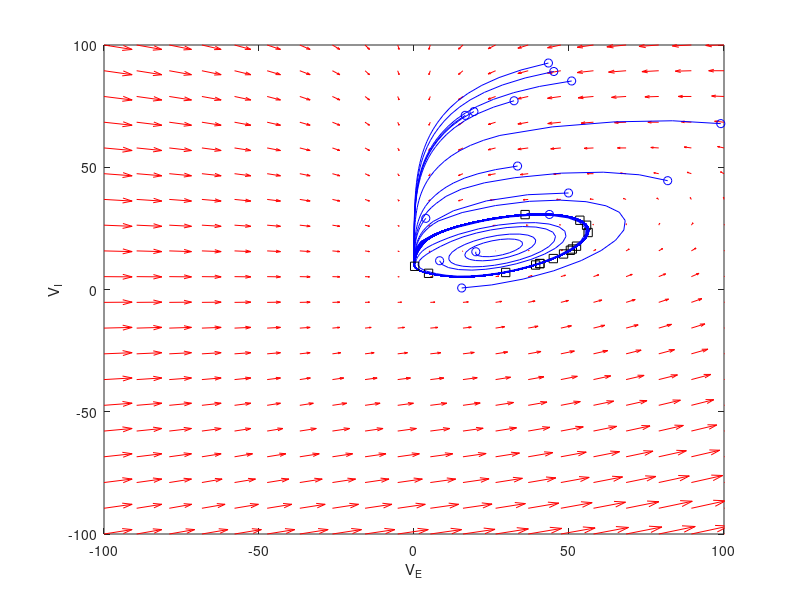

MATLAB code to generate this figure: (Note: this script raises an error after producing the figure.)
clc
clear
figure
% initial parameters
noip = 15;
interval = 100;
Mee = 1.25;
Mei = -1;
Mie = 1;
Mii = 0;
Ye = -10;
Yi = 10;
Te = 0.01;
Ti = 0.05;
% rectification applied to f
f = @(t,Y) [(-Y(1)+((Mee*Y(1)+Mei*Y(2)-Ye)+abs(Mee*Y(1)+Mei*Y(2)-Ye))/2)/Te;(-Y(2)+((Mie*Y(1)+Mii*Y(2)-Yi)+abs(Mie*Y(1)+Mii*Y(2)-Yi))/2)/Ti];
y1 = linspace(-interval,interval,20);
y2 = linspace(-interval,interval,20);
% creates two matrices one for all the x-values on the grid, and one for
% all the y-values on the grid. Note that x and y are matrices of the same
% size and shape, in this case 20 rows and 20 columns
[x,y] = meshgrid(y1,y2);
u = zeros(size(x));
v = zeros(size(x));
% we can use a single loop over each element to compute the derivatives at
% each point (y1, y2)
t=0; % we want the derivatives at each point at t=0, i.e. the starting time
for i = 1:numel(x)
    Yprime = f(t,[x(i); y(i)]);
    u(i) = Yprime(1);
    v(i) = Yprime(2);
end
quiver(x,y,u,v,'r');
xlabel('V_E')
ylabel('V_I')
% axis tight equal;
hold on
for i = 1:noip
    [ts,ys] = ode45(f,[0,50],[rand()*interval; ...
    rand()*interval]);
    plot(ys(:,1),ys(:,2),'b')
    plot(ys(1,1),ys(1,2),'bo') % starting point
    plot(ys(end,1),ys(end,2),'ks') % ending point
    xlim([-interval interval]);
    ylim([-interval interval]);
end
syms t
fplot((t+Ye-Mee*t)/Mei,'m','LineWidth',2);
fplot((Yi-Mie*t)/(Mii-1),'g','LineWidth',2);
title("phase plane")
hold('off')